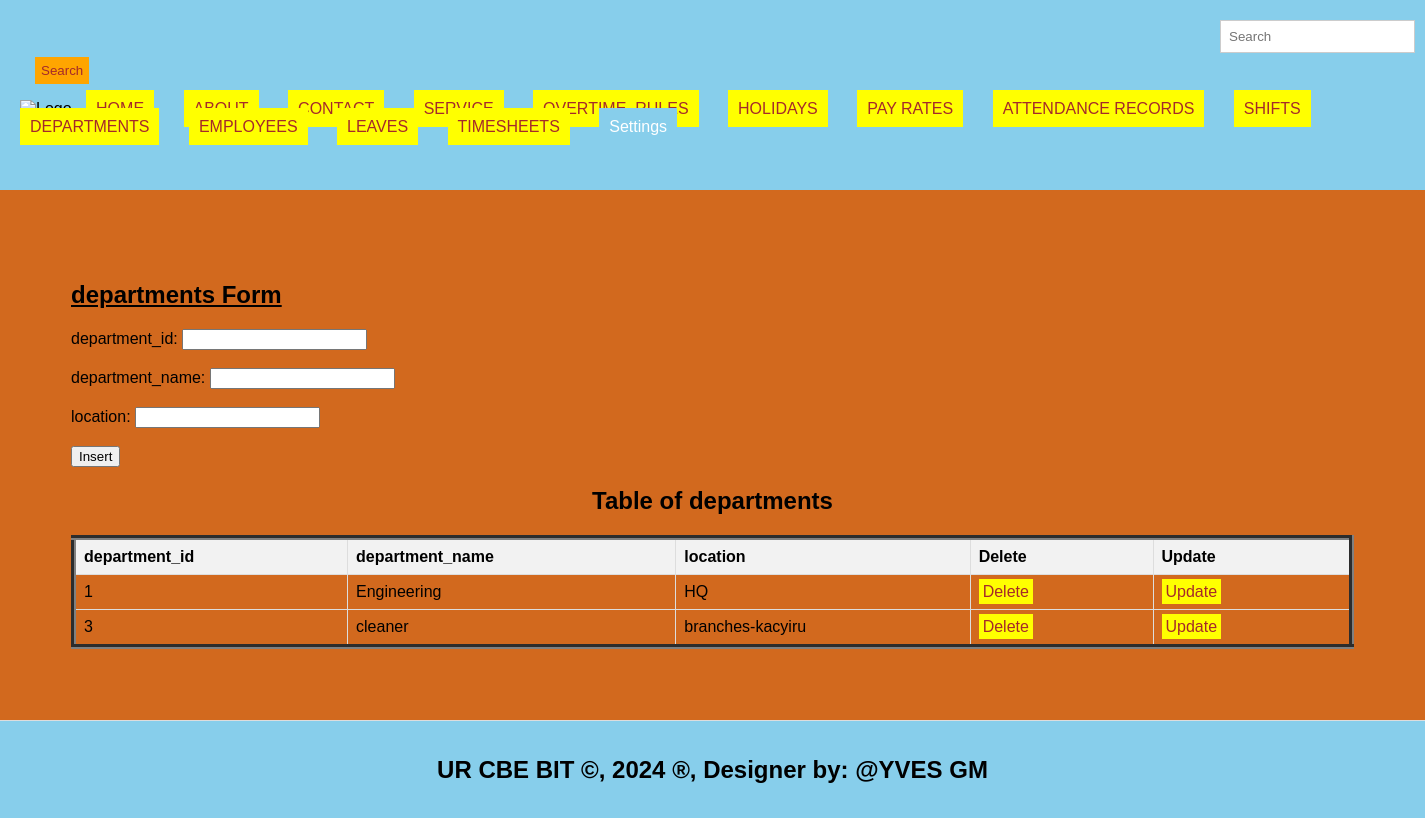
The page /departments.php on the database its author committed.
### tables this page shows
CREATE TABLE `departments` (
  `department_id` int(11) NOT NULL,
  `department_name` varchar(50) NOT NULL,
  `location` varchar(50) DEFAULT NULL
);

### departments.php (the view, shortened to what this page needs)
<!DOCTYPE html>
<html lang="en">
<head>
  <link rel="stylesheet" type="text/css" href="style.css" title="style 1" media="screen, tv, projection, handheld, print"/>
  </head>
  <header>
<body bgcolor="chocolate">
  <form class="d-flex" role="search" action="search.php">
      <input class="form-control me-2" type="search" placeholder="Search" aria-label="Search" name="query">
      <button class="btn btn-outline-success" type="submit">Search</button>
    </form>
  <ul style="list-style-type: none; padding: 0;">
    <li style="display: inline; margin-right: 10px;">
  </li>
    <li style="display: inline; margin-right: 10px;"><a href="./home.html">HOME</a>
  </li>
    <li style="display: inline; margin-right: 10px;"><a href="./about.html">ABOUT</a>
  </li>
    <li style="display: inline; margin-right: 10px;"><a href="./contact.html">CONTACT</a>
  </li>
    <li style="display: inline; margin-right: 10px;"><a href="./Service.html">SERVICE</a>
  </li>
    <li style="display: inline; margin-right: 10px;"><a href="./overtime_rules.php">OVERTIME_RULES</a>
  </li>
    <li style="display: inline; margin-right: 10px;"><a href="./holidays.php">HOLIDAYS</a>
  </li>
    <li style="display: inline; margin-right: 10px;"><a href="./pay_rates.php">PAY RATES</a>
  </li>
    <li style="display: inline; margin-right: 10px;"><a href="./attendance_records.php">ATTENDANCE RECORDS</a>
  </li>
    <li style="display: inline; margin-right: 10px;"><a href="./shifts.php">SHIFTS</a>
  </li>
    <li style="display: inline; margin-right: 10px;"><a href="./departments.php">DEPARTMENTS</a>
  </li>
    <li style="display: inline; margin-right: 10px;"><a href="./employees.php">EMPLOYEES</a>
  </li>
  <li style="display: inline; margin-right: 10px;"><a href="./leaves.php">LEAVES</a>
  </li>
  <li style="display: inline; margin-right: 10px;"><a href="./timesheets.php">TIMESHEETS</a>
  </li>
    <li class="dropdown" style="display: inline; margin-right: 10px;">
      <a href="#" style="padding: 10px; color: white; background-color: skyblue; text-decoration: none; margin-right: 15px;">Settings</a>
    </li><br><br>
  </ul>
</header>
<section>
    <h1><u> departments Form </u></h1>
    <form method="post" onsubmit="return confirmInsert();">
        <label for="did">department_id:</label>
        <input type="number" id="did" name="did"><br><br>
        <label for="dn">department_name:</label>
        <input type="text" id="dn" name="dn"><br><br>
        <label for="lt">location:</label>
        <input type="text" id="lt" name="lt" required><br><br>
        <input type="submit" name="add" value="Insert">
    </form>
<!DOCTYPE html>
<html>
<head>
</head>
<body>
    <center><h2>Table of departments</h2></center>
    <table border="5">
        <tr>
            <th>department_id</th>
            <th>department_name</th>
            <th>location</th>
            <th>Delete</th>
            <th>Update</th>
        </tr>
        <?php
      include('database_connection.php');
        $sql = "SELECT * FROM departments";
        $result = $connection->query($sql);
        if ($result->num_rows > 0) {
            while ($row = $result->fetch_assoc()) {
                $did = $row['department_id'];
                echo "<tr>
                    <td>" . $row['department_id'] . "</td>
                    <td>" . $row['department_name'] . "</td>
                    <td>" . $row['location'] . "</td>
                    <td><a style='padding:4px' href='delete_departments.php?department_id=$did'>Delete</a></td>
                    <td><a style='padding:4px' href='update_departments.php?department_id=$did'>Update</a></td>
                </tr>";
            }
        } else {
            echo "<tr><td colspan='6'>No data found</td></tr>";
        }
        ?>
    </table>
</body>
    </section>
<footer>
  <center>
    <marquee behavior='alternate'>
    <b><h2>UR CBE BIT &copy, 2024 &reg, Designer by: @YVES GM</h2></b>
  </marquee>
  </center>
</footer>
</body>
</html>

### style.css (style rules this page uses)
body { font-family: Arial, sans-serif; margin: 0; padding: 0; }
.form-control { padding: 8px; margin-left: 4px; border: 1px solid #ccc; }
.btn { padding: 6px; background-color: orange; color: brown; border: none; }
.dropdown { position: relative; display: inline; margin-right: 10px; }
body { font-family: Arial,sans-serif; margin:0; padding:0; }
header { background-color:skyblue; padding: 20px; }
.dropdown { position: right; display:right; direction:rtl; }
section { padding:28px; border-bottom: 1px solid #ddd; }
footer { text-align: center; padding: 15px; background-color:skyblue; }

### departments.php (style rules this page uses)
a { padding: 10px; color: white; background-color: yellow; text-decoration: none; margin-right: 15px; }
a:link { color: brown; }
button.btn { margin-left: 15px; margin-top: 4px; }
input.form-control { margin-left: 1200px; padding: 8px; }
header { background-color:skyblue; }
section { padding:71px; border-bottom: 1px solid #ddd; }
footer { text-align: center; padding: 15px; background-color:skyblue; }
table { width: 100%; border-collapse: collapse; }
th, td { border: 1px solid #ddd; padding: 8px; text-align: left; }
th { background-color: #f2f2f2; }

### rows shown on the page
departments: department_id "1", department_name "Engineering", location "HQ"
departments: department_id "3", department_name "cleaner", location "branches-kacyiru"
